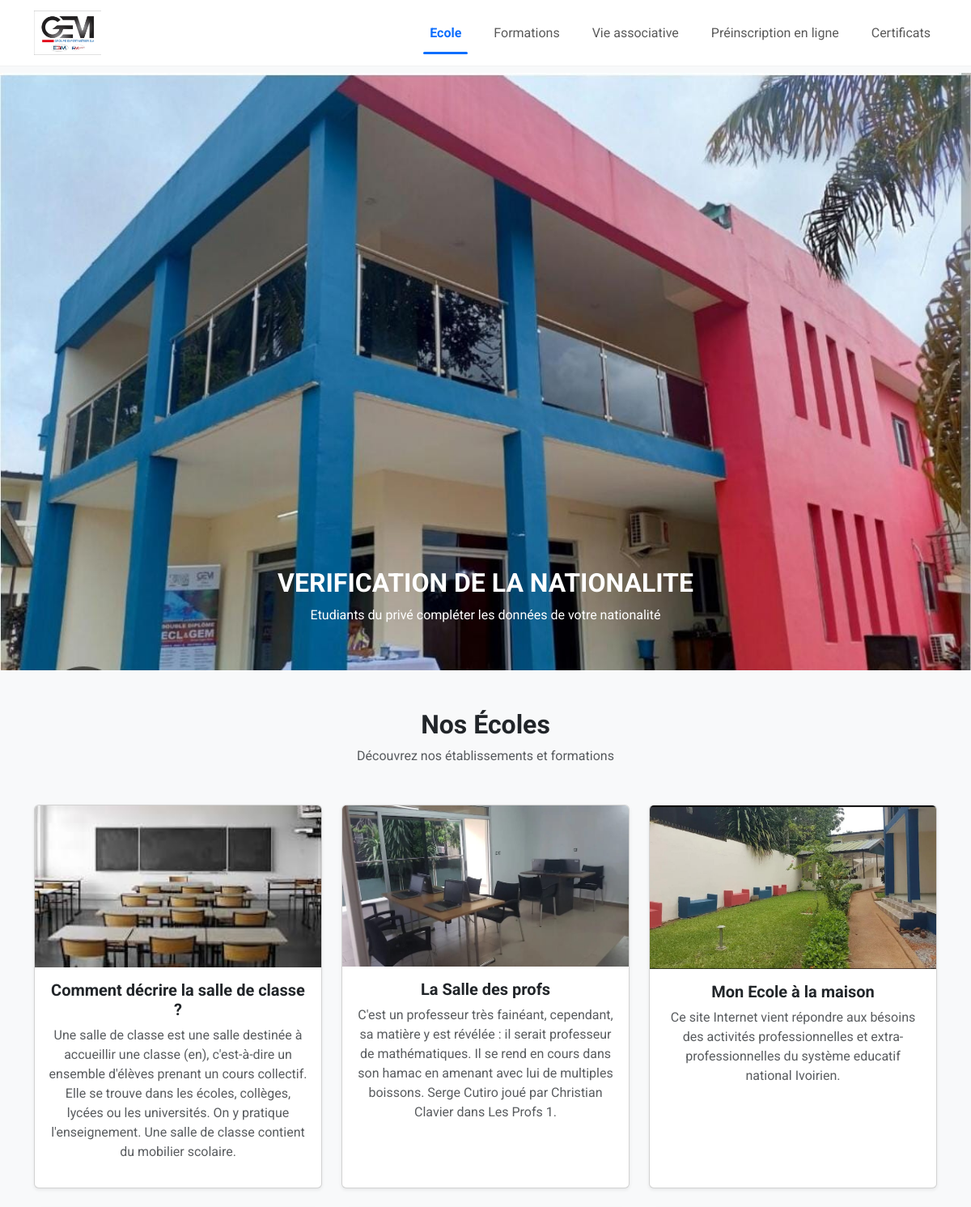
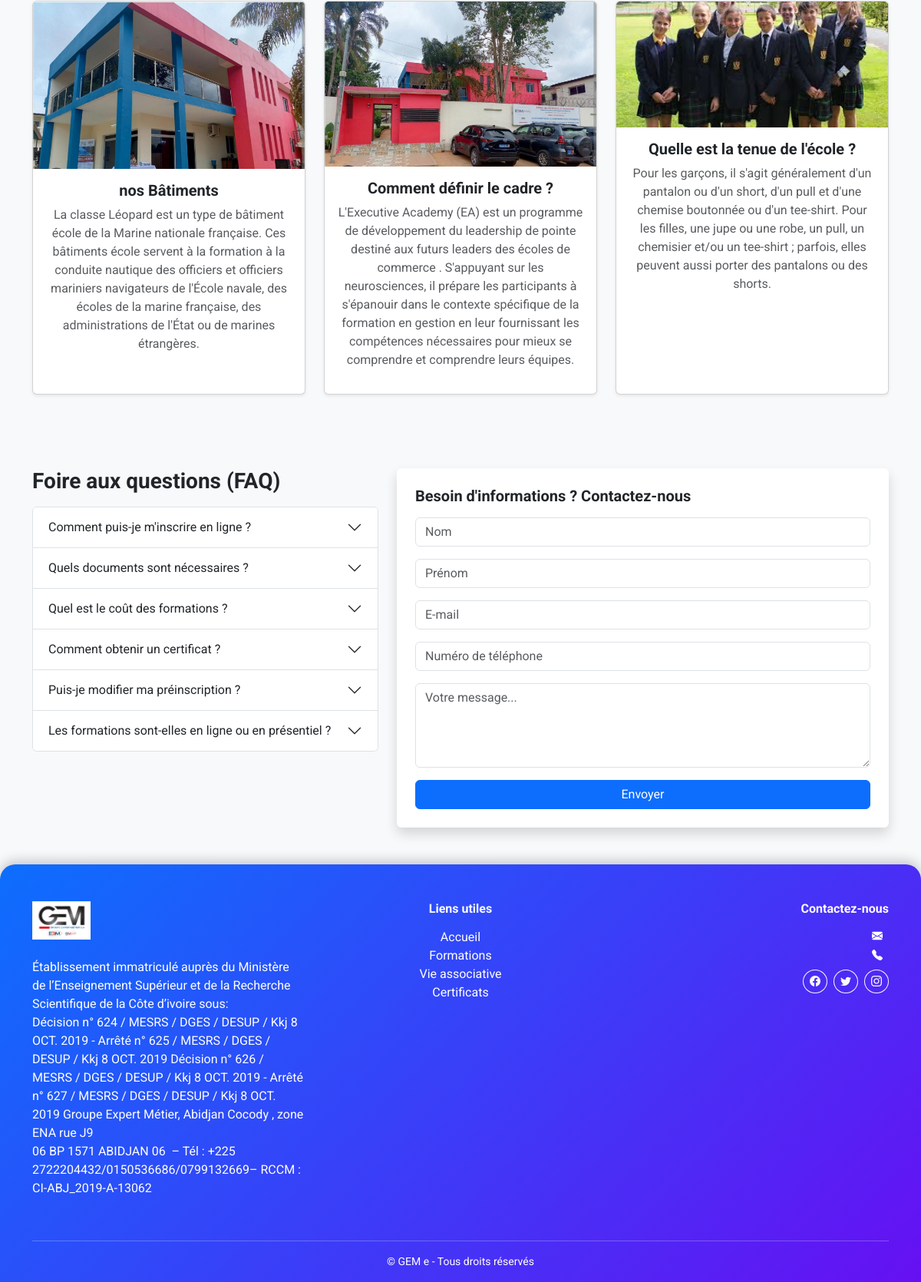
The page / on the database its author committed (2 pictures, top to bottom).
### myapp/models.py (models this page shows, shortened)
class HomePage(models.Model):
    site_name = models.CharField(max_length=255)
    logo = models.ImageField(upload_to="logos/")
    welcome_titre = models.CharField(max_length=255)
    welcome_message = RichTextField(default="Bienvenue sur notre site")
    action1_message = models.CharField(max_length=255)
    action1_lien = models.CharField(max_length=255)
    action2_message = models.CharField(max_length=255)
    action2_lien = models.CharField(max_length=255)
    contact_message = RichTextField(default="Contactez-nous")
    about_message = RichTextField(default="Bienvenue sur notre site")
    footer_message = RichTextField(default="© 2025 – Tous droits réservés")
    footer_bouton_message = models.CharField(max_length=255, default="En savoir plus")
    class Meta:
        verbose_name = "Page d'accueil"
        verbose_name_plural = "Pages d'accueil"

class HomeSlide(models.Model):
    title = models.CharField(max_length=255)
    message = models.TextField()
    image = models.ImageField(upload_to="slides/", blank=True, null=True)
    action_text = models.CharField(max_length=100, blank=True, null=True)
    action_link = models.URLField(blank=True, null=True)

class Ecole(models.Model):
    nom = models.CharField(max_length=200)
    description = models.TextField()
    image = models.ImageField(upload_to="ecole/")
    image_classes = models.ImageField(upload_to="ecole/", blank=True, null=True)
    description_classes = models.TextField(blank=True, null=True)
    image_cour = models.ImageField(upload_to="ecole/", blank=True, null=True)
    description_cour = models.TextField(blank=True, null=True)
    image_profs = models.ImageField(upload_to="ecole/", blank=True, null=True)
    description_profs = models.TextField(blank=True, null=True)

### myapp/views.py (the view)
# urls.py: path('', views.home, name='home'),
def home(request):
    home_data = HomePage.objects.first()
    slides = HomeSlide.objects.all()
    query = request.GET.get('q')
    products = Product.objects.filter(quantity__gt=0)
    products = Product.objects.filter(quantity__gt=0)
    if query:
        products = products.filter(
            Q(name__icontains=query) |
            Q(description__icontains=query)
        )
    ecoles = Ecole.objects.all()
    return render(request, 'home.html', {
        'home_data': home_data,
        'products': products,
        'slides': slides,
        'query': query,
         'ecoles': ecoles,  # ✅ passe la liste des écoles
    })

### myapp/templates/home.html (shortened to what this page needs)
{% extends 'base.html' %}
{% load static %}
{% block content %}
{% if slides %}
<section class="container-fluid px-0">
  <div id="homeCarousel" class="carousel slide carousel-fade" data-bs-ride="carousel">
    <div class="carousel-inner">
      {% for slide in slides %}
      <div class="carousel-item {% if forloop.first %}active{% endif %}">
        <img src="{{ slide.image.url }}" class="d-block w-100 slide-animated-img">
        <div class="carousel-caption">
          <h2 class="fw-bold">{{ slide.title }}</h2>
          <p>{{ slide.message|safe }}</p>
        </div>
      </div>
      {% endfor %}
    </div>
  </div>
</section>
{% endif %}
<section class="container py-5">
  <div class="text-center mb-5">
    <h2 class="fw-bold">Nos Écoles</h2>
    <p class="text-muted">Découvrez nos établissements et formations</p>
  </div>
  <div class="row g-4">
    {% for ecole in ecoles %}
    <div class="col-md-6 col-lg-4">
      <div class="card h-100 shadow-sm">
        <img src="{{ ecole.image.url }}" class="card-img-top">
        <div class="card-body text-center">
          <h5 class="fw-bold">{{ ecole.nom }}</h5>
          <p class="text-muted">{{ ecole.description }}</p>
        </div>
      </div>
    </div>
    {% empty %}
    <div class="alert alert-warning text-center">
      Aucune école disponible pour le moment.
    </div>
    {% endfor %}
  </div>
</section>
<section class="container py-5">
  <div class="row align-items-stretch">
    <div class="col-md-5">
      <h3 class="fw-bold mb-3">Foire aux questions (FAQ)</h3>
      <div class="accordion" id="faqAccordion">
        <div class="accordion-item">
          <h2 class="accordion-header">
            <button class="accordion-button collapsed" type="button" data-bs-toggle="collapse" data-bs-target="#faq1">
              Comment puis-je m'inscrire en ligne ?
            </button>
          </h2>
        </div>
        <div class="accordion-item">
          <h2 class="accordion-header">
            <button class="accordion-button collapsed" type="button" data-bs-toggle="collapse" data-bs-target="#faq2">
              Quels documents sont nécessaires ?
            </button>
          </h2>
        </div>
        <div class="accordion-item">
          <h2 class="accordion-header">
            <button class="accordion-button collapsed" type="button" data-bs-toggle="collapse" data-bs-target="#faq3">
              Quel est le coût des formations ?
            </button>
          </h2>
        </div>
        <div class="accordion-item">
          <h2 class="accordion-header">
            <button class="accordion-button collapsed" type="button" data-bs-toggle="collapse" data-bs-target="#faq4">
              Comment obtenir un certificat ?
            </button>
          </h2>
        </div>
        <div class="accordion-item">
          <h2 class="accordion-header">
            <button class="accordion-button collapsed" type="button" data-bs-toggle="collapse" data-bs-target="#faq5">
              Puis-je modifier ma préinscription ?
            </button>
          </h2>
        </div>
        <div class="accordion-item">
          <h2 class="accordion-header">
            <button class="accordion-button collapsed" type="button" data-bs-toggle="collapse" data-bs-target="#faq6">
              Les formations sont-elles en ligne ou en présentiel ?
            </button>
          </h2>
        </div>
      </div>
    </div>
    <div class="col-md-7">
      <div class="card shadow p-4 border-0">
        <h5 class="fw-bold mb-3">Besoin d'informations ? Contactez-nous</h5>
        <form method="POST" action="{% url 'contact' %}">
          <input type="text" class="form-control mb-3" name="nom" placeholder="Nom" required>
          <input type="text" class="form-control mb-3" name="prenom" placeholder="Prénom" required>
          <input type="email" class="form-control mb-3" name="email" placeholder="E-mail" required>
          <input type="tel" class="form-control mb-3" name="telephone" placeholder="Numéro de téléphone" required pattern="[0-9]{10}" title="Entrez un numéro à 10 chiffres">
          <textarea class="form-control mb-3" name="message" rows="4" placeholder="Votre message..." required></textarea>
          <button type="submit" class="btn btn-primary w-100">Envoyer</button>
        </form>
      </div>
    </div>
  </div>
</section>
{% endblock %}

### myapp/templates/base.html (shortened to what this page needs)
{% load static %}
<!DOCTYPE html>
<html lang="fr">
<head>
    <link href="https://cdn.jsdelivr.net/npm/bootstrap@5.3.3/dist/css/bootstrap.min.css" rel="stylesheet">
    <link rel="stylesheet" href="https://cdn.jsdelivr.net/npm/bootstrap-icons@1.11.3/font/bootstrap-icons.css">
</head>
<body>
    <nav class="navbar navbar-expand-lg fixed-top">
        <div class="container">
            <a class="navbar-brand" href="/">
                {% if home_data.logo %}
                <img src="{{ home_data.logo.url }}" height="55">
                {% else %}
                {{ home_data.site_name }}
                {% endif %}
            </a>
            <div class="collapse navbar-collapse justify-content-end" id="mainNavbar">
                <ul class="navbar-nav gap-lg-4">
                    <li class="nav-item">
                        <a class="nav-link {% if request.resolver_match.url_name == 'home' %}active fw-bold text-primary{% endif %}"
                            href="{% url 'home' %}">
                            Ecole
                        </a>
                    </li>
                    <li class="nav-item">
                        <a class="nav-link {% if request.resolver_match.url_name == 'formations' %}active fw-bold text-primary{% endif %}"
                            href="{% url 'formations' %}">
                            Formations
                        </a>
                    </li>
                    <li class="nav-item">
                        <a class="nav-link {% if request.resolver_match.url_name == 'vie_associative' %}active fw-bold text-primary{% endif %}"
                            href="{% url 'vie_associative' %}">
                            Vie associative
                        </a>
                    </li>
                    <li class="nav-item">
                        <a class="nav-link {% if request.resolver_match.url_name == 'preinscription' %}active fw-bold text-primary{% endif %}"
                            href="{% url 'preinscription' %}">
                            Préinscription en ligne
                        </a>
                    </li>
                    <li class="nav-item">
                        <a class="nav-link {% if request.resolver_match.url_name == 'certificats' %}active fw-bold text-primary{% endif %}"
                            href="{% url 'certificats' %}">
                            Certificats
                        </a>
                    </li>
                </ul>
            </div>
        </div>
    </nav>
    {% block content %}
    {% endblock %}
    <footer class="footer bg-dark text-white pt-5 pb-3">
        <div class="container">
            <div class="row">
                <div class="col-md-4 mb-4 text-center text-md-start">
                    {% if home_data.logo %}
                    <img src="{{ home_data.logo.url }}" alt="Logo" height="50" class="mb-2">
                    {% endif %}
                    <p class="small">{{ home_data.footer_message|safe }}</p>
                </div>
                <div class="col-md-4 mb-4 text-center">
                    <h6 class="fw-bold mb-3">Liens utiles</h6>
                    <ul class="list-unstyled">
                        <li><a href="{% url 'home' %}" class="text-white text-decoration-none">Accueil</a></li>
                        <li><a href="{% url 'formations' %}" class="text-white text-decoration-none">Formations</a></li>
                        <li><a href="{% url 'vie_associative' %}" class="text-white text-decoration-none">Vie
                                associative</a></li>
                        <li><a href="{% url 'certificats' %}" class="text-white text-decoration-none">Certificats</a>
                        </li>
                    </ul>
                </div>
                <div class="col-md-4 mb-4 text-center text-md-end">
                    <h6 class="fw-bold mb-3">Contactez-nous</h6>
                    <p class="small mb-1"><i class="bi bi-envelope-fill me-2"></i>{{ home_data.email }}</p>
                    <p class="small mb-2"><i class="bi bi-telephone-fill me-2"></i>{{ home_data.telephone }}</p>
                    <div class="d-flex justify-content-center justify-content-md-end gap-2">
                        <a href="#" class="btn btn-outline-light btn-sm rounded-circle"><i
                                class="bi bi-facebook"></i></a>
                        <a href="#" class="btn btn-outline-light btn-sm rounded-circle"><i
                                class="bi bi-twitter"></i></a>
                        <a href="#" class="btn btn-outline-light btn-sm rounded-circle"><i
                                class="bi bi-instagram"></i></a>
                    </div>
                </div>
            </div>
            <hr class="border-light">
            <div class="text-center small">
                &copy; {{ home_data.site_name }} - Tous droits réservés
            </div>
        </div>
    </footer>
</body>
</html>

### myapp/templates/base.html (style rules this page uses)
body { background-color: #f8f9fa; font-family: 'Roboto', sans-serif; scroll-behavior: smooth; padding-top: 90px; }
.navbar { background: rgba(255, 255, 255, 0.92); backdrop-filter: blur(12px); border-bottom: 1px solid rgba(0, 0, 0, 0.05); transition: all 0.3s ease; }
.nav-link { position: relative; transition: 0.3s; }
.nav-link.active { color: #0d6efd !important; }
.nav-link.active::after { content: ""; position: absolute; left: 0; bottom: -6px; width: 100%; height: 3px; background: #0d6efd; border-radius: 3px; }
.carousel-item { overflow: hidden; }
.slide-animated-img { animation: zoomEffect 15s ease-in-out infinite; }
.footer { background: linear-gradient(135deg, #0d6efd 0%, #6610f2 100%); color: white; border-top-left-radius: 20px; border-top-right-radius: 20px; box-shadow: 0 -5px 15px rgba(0, 0, 0, 0.2); }

### rows shown on the page
HomePage: logo (picture), footer_message "Établissement immatriculé auprès du Ministère de l’Enseignement Supérieur et de la Recherche Scientifique de la Côte d’ivoire sous: Décision n° 624 / MESRS / DGES / DESUP / Kkj 8 OCT. 2019 - Arrêté n° 625 / MESRS / DGES / DESUP / Kkj 8 OCT. 2019 Décision n° 626 / MESRS / DGES / DESUP / Kkj 8 OCT. 2019 - Arrêté n° 627 / MESRS / DGES / DESUP / Kkj 8 OCT. 2019 Groupe Expert Métier, Abidjan Cocody , zone ENA rue J9 06 BP 1571 ABIDJAN 06 – Tél : +225 2722204432/0150536686/0799132669– RCCM : CI-ABJ_2019-A-13062", site_name "GEM e"
HomeSlide: image (picture), title "VERIFICATION DE LA NATIONALITE", message "Etudiants du privé compléter les données de votre nationalité"
Ecole: image (picture), nom "Comment décrire la salle de classe ?", description "Une salle de classe est une salle destinée à accueillir une classe (en), c'est-à-dire un ensemble d'élèves prenant un cours collectif. Elle se trouve dans les écoles, collèges, lycées ou les universités. On y pratique l'enseignement. Une salle de classe contient du mobilier scolaire."
Ecole: image (picture), nom "La Salle des profs", description "C'est un professeur très fainéant, cependant, sa matière y est révélée : il serait professeur de mathématiques. Il se rend en cours dans son hamac en amenant avec lui de multiples boissons. Serge Cutiro joué par Christian Clavier dans Les Profs 1."
Ecole: image (picture), nom "Mon Ecole à la maison", description "Ce site Internet vient répondre aux bésoins des activités professionnelles et extra-professionnelles du système educatif national Ivoirien."
Ecole: image (picture), nom "nos Bâtiments", description "La classe Léopard est un type de bâtiment école de la Marine nationale française. Ces bâtiments école servent à la formation à la conduite nautique des officiers et officiers mariniers navigateurs de l'École navale, des écoles de la marine française, des administrations de l'État ou de marines étrangères."
Ecole: image (picture), nom "Comment définir le cadre ?", description "L'Executive Academy (EA) est un programme de développement du leadership de pointe destiné aux futurs leaders des écoles de commerce . S'appuyant sur les neurosciences, il prépare les participants à s'épanouir dans le contexte spécifique de la formation en gestion en leur fournissant les compétences nécessaires pour mieux se comprendre et comprendre leurs équipes."
Ecole: image (picture), nom "Quelle est la tenue de l'école ?", description "Pour les garçons, il s'agit généralement d'un pantalon ou d'un short, d'un pull et d'une chemise boutonnée ou d'un tee-shirt. Pour les filles, une jupe ou une robe, un pull, un chemisier et/ou un tee-shirt ; parfois, elles peuvent aussi porter des pantalons ou des shorts."
